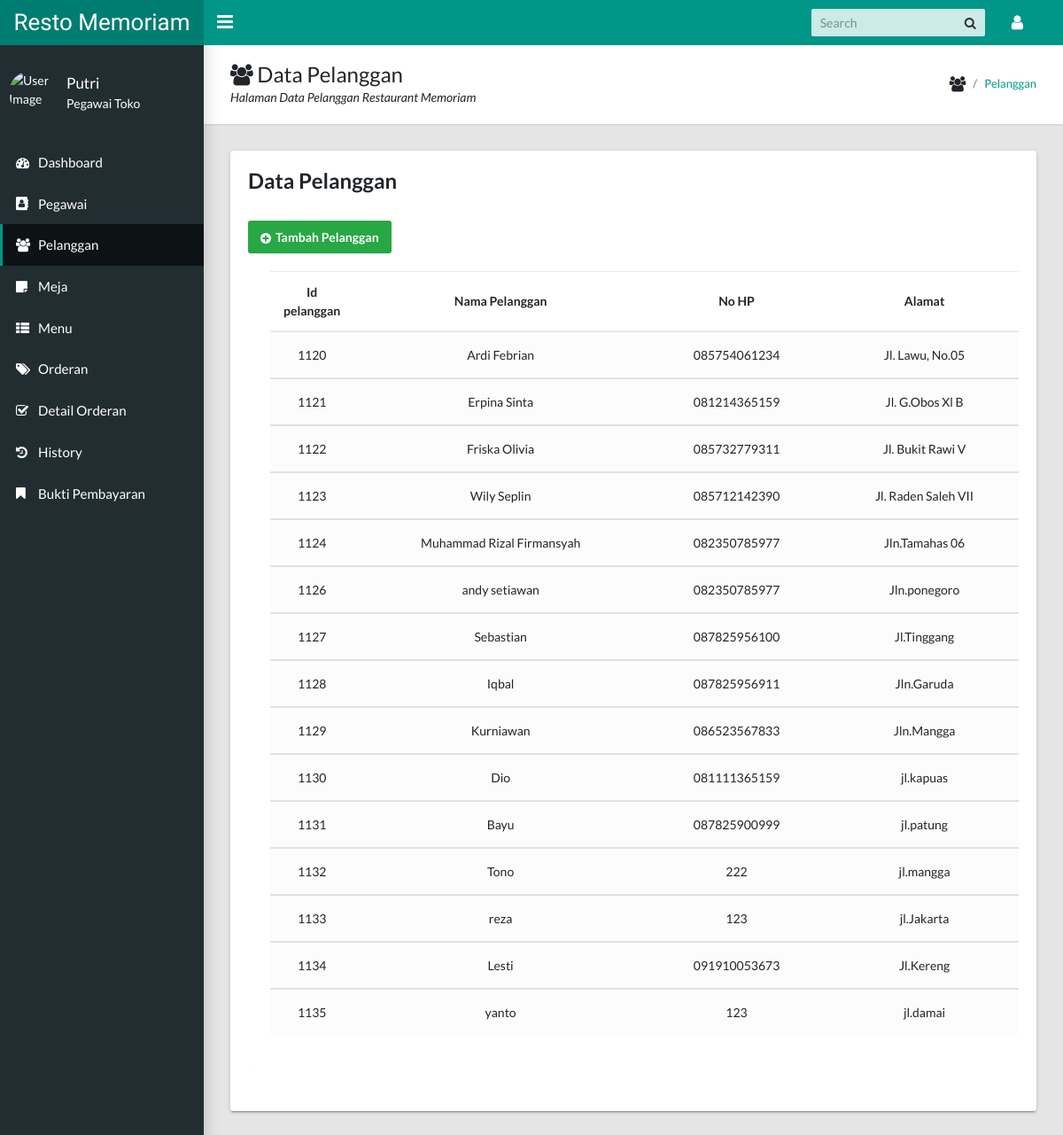
Page /admin/pelanggan.php (signed in) on the committed database.
### tables this page shows
CREATE TABLE `pelanggan` (
  `id_pelanggan` int(5) NOT NULL,
  `nama_pelanggan` varchar(30) DEFAULT NULL,
  `no_hp` varchar(12) DEFAULT NULL,
  `Alamat` varchar(30) DEFAULT NULL
);

### admin/pelanggan.php (the view, shortened to what this page needs)
<?php session_start();
if (!$_SESSION['nama_pegawai']){
  echo "<script> alert ('Anda Belum Login, Silahkan Login Dulu!!');
  window.location = 'login.php'</script>";
} else { ?>
<?php
require_once("koneksi.php");
require_once("header.php");
?>
<aside class="app-sidebar">
  <div class="app-sidebar__user">
    <img class="app-sidebar__user-avatar" src="https://brighterwriting.com/wp-content/uploads/icon-user-default.png"
      width="50" height="50" alt="User Image">
    <div>
      <p class="app-sidebar__user-name"><?php echo $_SESSION['nama_pegawai']; ?></p>
      <p class="app-sidebar__user-designation">Pegawai Toko</p>
    </div>
  </div>
  <ul class="app-menu">
    <li><a class="app-menu__item" href="index.php"><i class="app-menu__icon fa fa-dashboard"></i><span
          class="app-menu__label">Dashboard</span></a></li>
    <li><a class="app-menu__item " href="pegawai.php"><i class="app-menu__icon fa fa-address-book"></i><span
          class="app-menu__label">Pegawai</span></a></li>
    <li><a class="app-menu__item active" href="pelanggan.php"><i class="app-menu__icon fa fa-users"></i><span
          class="app-menu__label">Pelanggan</span></a></li>
    <li><a class="app-menu__item" href="meja.php"><i class="app-menu__icon fa fa-sticky-note"></i><span
          class="app-menu__label">Meja</span></a></li>
    <li><a class="app-menu__item" href="menu.php"><i class="app-menu__icon fa fa-th-list"></i><span
          class="app-menu__label">Menu</span></a></li>
    <li><a class="app-menu__item" href="orderan.php"><i class="app-menu__icon fa fa fa-tags"></i><span
          class="app-menu__label">Orderan</span></a></li>
    <li><a class="app-menu__item" href="detail_orderan.php"><i class="app-menu__icon fa fa-check-square-o"></i><span
          class="app-menu__label">Detail Orderan</span></a></li>
    <li><a class="app-menu__item" href="history.php"><i class="app-menu__icon fa fa-history"></i><span
          class="app-menu__label">History</span></a></li>
    <li><a class="app-menu__item" href="bukti-pembayaran.php"><i class="app-menu__icon fa fa-bookmark"></i><span
          class="app-menu__label">Bukti Pembayaran</span></a></li>
  </ul>
</aside>
<main class="app-content">
  <div class="app-title">
    <div>
      <h1><i class="fa fa-users"></i> Data Pelanggan</h1>
      <p>Halaman Data Pelanggan Restaurant Memoriam</p>
    </div>
    <ul class="app-breadcrumb breadcrumb">
      <li class="breadcrumb-item"><i class="fa fa-users fa-lg"></i></li>
      <li class="breadcrumb-item"><a href="#">Pelanggan</a></li>
    </ul>
  </div>
  <div class="row">
    <div class="col-md-12">
      <div class="tile">
        <h3 class="tile-title">Data Pelanggan</h3>
        <div class="container-lg">
          <div class="table-responsive">
            <a href="#addEmployeeModal" class="btn btn-success" data-toggle="modal"><span><i
                  class="fa fa-plus-circle"></i>Tambah Pelanggan</span></a>
            <div class="table-wrapper">
              <table class="table table-striped table-hover">
                <thead>
                  <tr>
                    <th>Id pelanggan</th>
                    <th>Nama Pelanggan</th>
                    <th>No HP</th>
                    <th>Alamat</th>
                  </tr>
                </thead>
                <?php
                                  if(isset($_POST['cari'])){
                                    $keyword=$_POST['keyword'];
                                    $data = mysqli_query($conn,"SELECT * FROM pelanggan WHERE nama_pelanggan LIKE '%$keyword%'");
                                } else{
                                    $data = mysqli_query($conn, "SELECT * FROM pelanggan");
                                }
                  while ($row = mysqli_fetch_array($data)) {
                  ?>
                <tbody>
                  <tr>
                    <td><?php echo $row['id_pelanggan'] ?></td>
                    <td><?php echo $row['nama_pelanggan'] ?></td>
                    <td><?php echo $row['no_hp'] ?></td>
                    <td><?php echo $row['Alamat'] ?></td>
                  </tr>
                </tbody>
            </div>
          </div>
          <?php
          }
          ?>
  <?php } ?>
  <?php
  require_once("footer.php");
?>

### admin/header.php (style rules this page uses)
td, th { text-align: center; }
.table-responsive { margin: 30px 0; }
.table-wrapper { background: #fff; padding: 20px 25px; border-radius: 3px; min-width: 1000px; box-shadow: 0 1px 1px rgba(0, 0, 0, .05); }
table.table tr th, table.table tr td { border-color: #e9e9e9; padding: 12px 15px; vertical-align: middle; }
table.table tr th:first-child { width: 60px; }
table.table-striped tbody tr:nth-of-type(odd) { background-color: #fcfcfc; }

### rows in the picture
pelanggan: id_pelanggan "1120", nama_pelanggan "Ardi Febrian", no_hp "085754061234", Alamat "Jl. Lawu, No.05"
pelanggan: id_pelanggan "1121", nama_pelanggan "Erpina Sinta", no_hp "081214365159", Alamat "Jl. G.Obos Xl B"
pelanggan: id_pelanggan "1122", nama_pelanggan "Friska Olivia", no_hp "085732779311", Alamat "Jl. Bukit Rawi V"
pelanggan: id_pelanggan "1123", nama_pelanggan "Wily Seplin", no_hp "085712142390", Alamat "Jl. Raden Saleh VII"
pelanggan: id_pelanggan "1124", nama_pelanggan "Muhammad Rizal Firmansyah", no_hp "082350785977", Alamat "Jln.Tamahas 06"
pelanggan: id_pelanggan "1126", nama_pelanggan "andy setiawan", no_hp "082350785977", Alamat "Jln.ponegoro"
pelanggan: id_pelanggan "1127", nama_pelanggan "Sebastian", no_hp "087825956100", Alamat "Jl.Tinggang"
pelanggan: id_pelanggan "1128", nama_pelanggan "Iqbal", no_hp "087825956911", Alamat "Jln.Garuda"
pelanggan: id_pelanggan "1129", nama_pelanggan "Kurniawan", no_hp "086523567833", Alamat "Jln.Mangga"
pelanggan: id_pelanggan "1130", nama_pelanggan "Dio", no_hp "081111365159", Alamat "jl.kapuas"
pelanggan: id_pelanggan "1131", nama_pelanggan "Bayu", no_hp "087825900999", Alamat "jl.patung"
pelanggan: id_pelanggan "1132", nama_pelanggan "Tono", no_hp "222", Alamat "jl.mangga"
pelanggan: id_pelanggan "1133", nama_pelanggan "reza", no_hp "123", Alamat "jl.Jakarta"
pelanggan: id_pelanggan "1134", nama_pelanggan "Lesti", no_hp "091910053673", Alamat "Jl.Kereng"
pelanggan: id_pelanggan "1135", nama_pelanggan "yanto", no_hp "123", Alamat "jl.damai"

### other values in the picture
$_SESSION['nama_pegawai'] "Putri"
